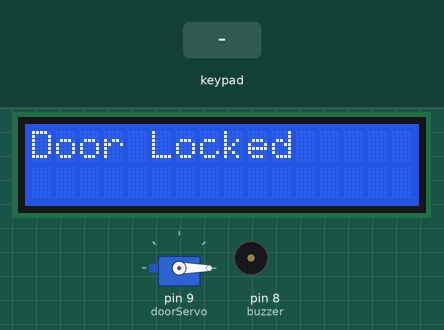
The sketch below on a simulated Arduino Mega 2560, built with avr-gcc and run on an emulated ATmega2560. Shown: 16×2 character LCD, servo, buzzer (waves = sounding, pin HIGH). The test bench sets the inputs (shaded band). The modem accepts every AT command (registered, SIM ready, sends succeed) and sends nothing else.

Above: at 1.2 s.
1.3 s: keypad keys 2 2 2 4 2 6 2 8 # pressed 0.4 s apart
At 5.6 s:
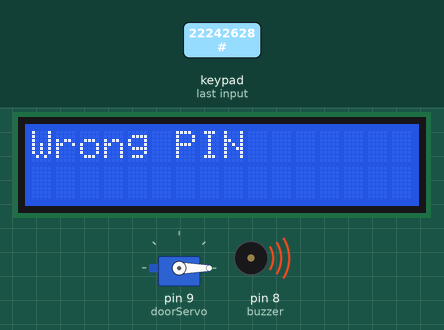
6.4 s: keypad keys 1 2 3 4 # pressed 0.4 s apart
11.4 s: key '*' pressed
13.4 s: keypad keys 2 2 2 4 2 6 2 8 A pressed 0.4 s apart
At 19.86 s:
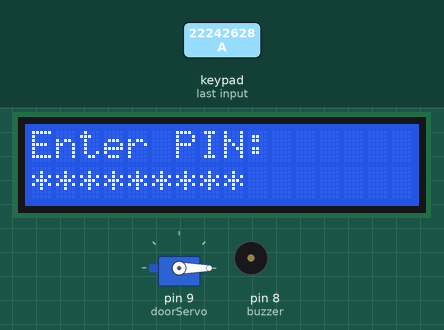
20.0 s: key '1' pressed
At 20.4 s:
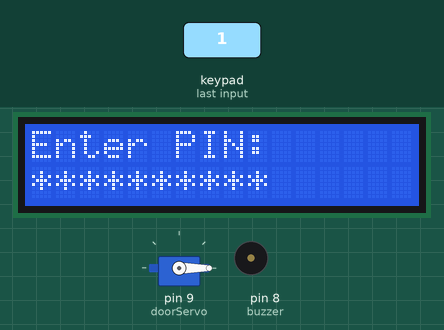
21.5 s: keypad keys 2 2 2 4 2 6 2 8 pressed 0.4 s apart
At 24.0 s:
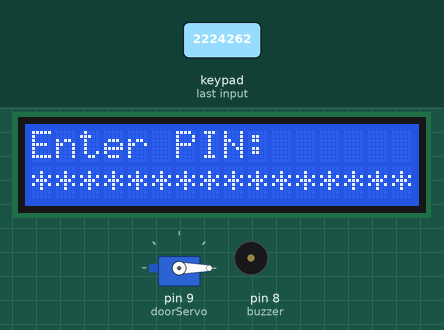
Timing chart, 0 to 25.5 s (numbered marks = the images above; inputs shaded):
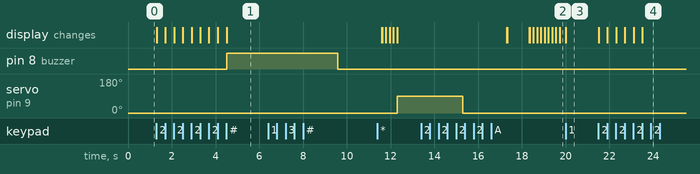

The sketch:

code.ino
```cpp
#include <Keypad.h>
#include <LiquidCrystal.h>
#include <Servo.h>
#include <SoftwareSerial.h>

// LCD Pins
LiquidCrystal lcd(7, 6, 5, 4, 3, 2);

// Servo
Servo doorServo;

// GSM
SoftwareSerial gsm(10, 11); // RX, TX

// Buzzer
int buzzer = 8;

// Password
String correctPassword = "1234";
String enteredPassword = "";

// Keypad Setup
const byte ROWS = 4;
const byte COLS = 4;

char keys[ROWS][COLS] = {
  {'1','2','3','A'},
  {'4','5','6','B'},
  {'7','8','9','C'},
  {'*','0','#','D'}
};

byte rowPins[ROWS] = {22, 24, 26, 28};
byte colPins[COLS] = {30, 32, 34, 36};

Keypad keypad = Keypad(makeKeymap(keys), rowPins, colPins, ROWS, COLS);

void setup() {
  lcd.begin(16, 2);
  doorServo.attach(9);
  doorServo.write(0);  // Door Locked
  pinMode(buzzer, OUTPUT);

  gsm.begin(9600);
  Serial.begin(9600);

  lcd.print("Door Locked");
}

void loop() {
  char key = keypad.getKey();

  if (key) {
    if (key == '#') {
      checkPassword();
    }
    else if (key == '*') {
      enteredPassword = "";
      lcd.clear();
      lcd.print("Cleared");
      delay(1000);
      lcd.clear();
      lcd.print("Enter PIN:");
    }
    else {
      enteredPassword += key;
      lcd.setCursor(enteredPassword.length() - 1, 1);
      lcd.print("*");
    }
  }
}

void checkPassword() {
  lcd.clear();

  if (enteredPassword == correctPassword) {
    lcd.print("Correct PIN");
    openDoor();
  }
  else {
    lcd.print("Wrong PIN");
    wrongAttempt();
  }

  enteredPassword = "";
  delay(2000);
  lcd.clear();
  lcd.print("Enter PIN:");
}

void openDoor() {
  doorServo.write(90);   // Door Open
  delay(3000);
  doorServo.write(0);    // Door Close
}

void wrongAttempt() {
  digitalWrite(buzzer, HIGH);
  sendSMS();
  delay(2000);
  digitalWrite(buzzer, LOW);
}

void sendSMS() {
  gsm.println("AT+CMGF=1");
  delay(1000);
  gsm.println("AT+CMGS=\"+91XXXXXXXXXX\""); // Replace number
  delay(1000);
  gsm.println("Alert! Incorrect Password Entered.");
  delay(1000);
  gsm.write(26); // CTRL+Z
}
```

Measured:
- after the input at 1.3 s, pin 8 (buzzer): LOW → HIGH after 3.2 s; the display: first changes at once (image 1 shows a later state)
- after the input at 13.4 s, the display: first differs from a run without the input after 5.0 s (image 2 shows a later state)
- after the input at 20.0 s, the display: changes at once (image 3)
- after the input at 21.5 s, the display: first changes at once (image 4 shows a later state)
